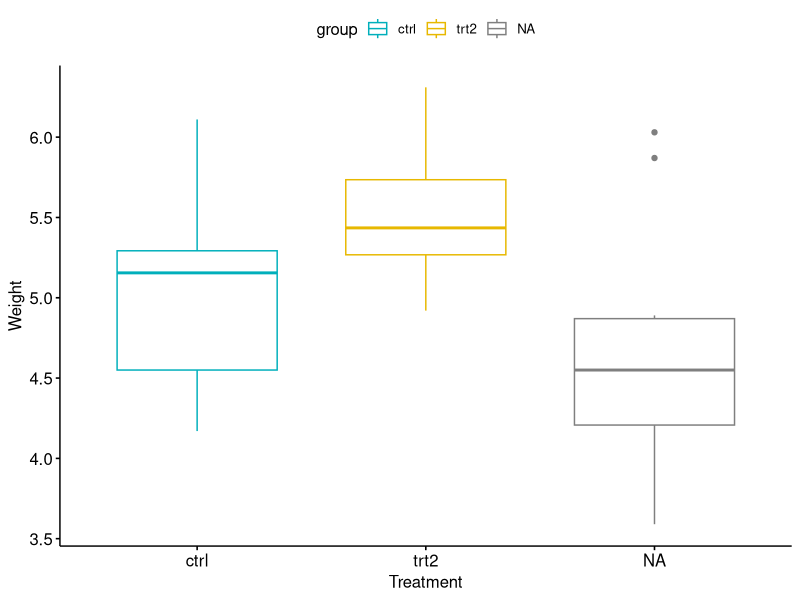
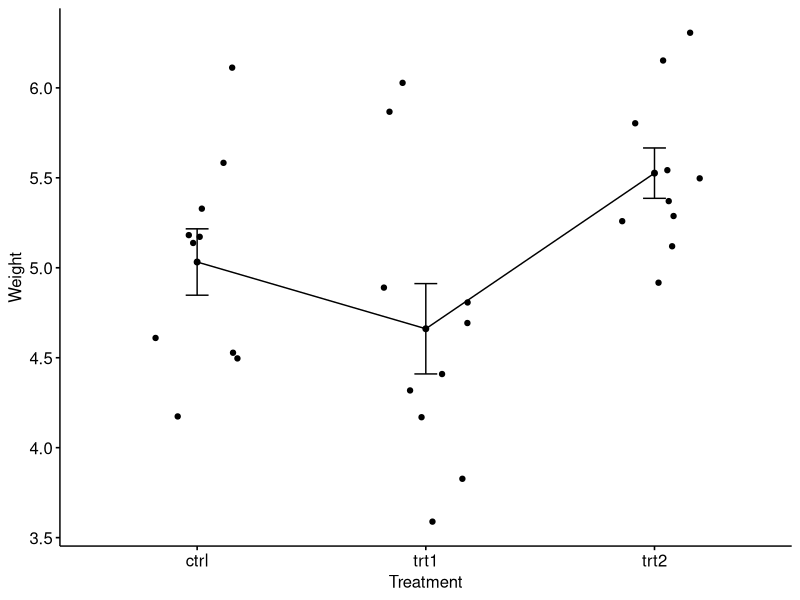
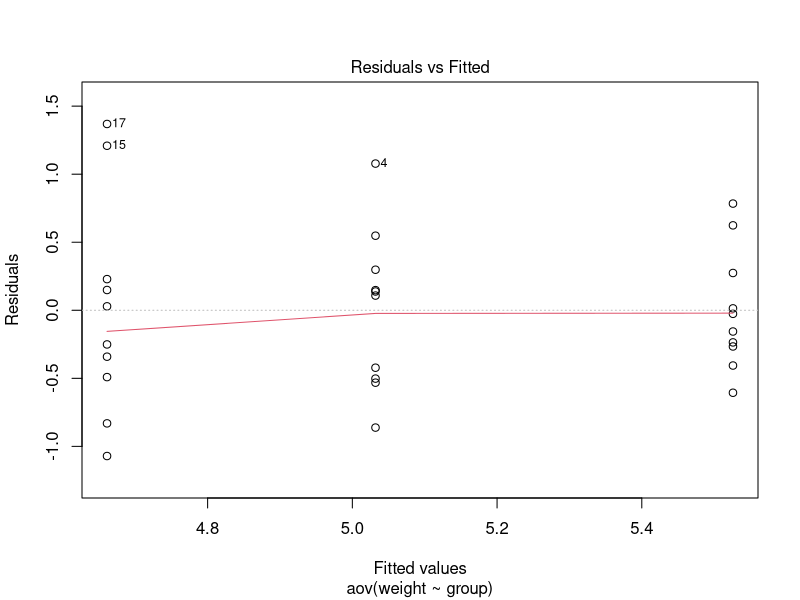

These figures' R source, in order: (Note: this script raises an error after producing the figures.)
#load data
my_data <- PlantGrowth

	
# Show a random sample
set.seed(1234)
dplyr::sample_n(my_data, 10)

#calculate descriptive statistics
library(dplyr)
group_by(my_data, group) %>%
  summarise(
    count = n(),
    mean = mean(weight, na.rm = TRUE),
    sd = sd(weight, na.rm = TRUE)
  )


# Box plots
# ++++++++++++++++++++
# Plot weight by group and color by group
library("ggpubr")
ggboxplot(my_data, x = "group", y = "weight", 
          color = "group", palette = c("#00AFBB", "#E7B800", "#FC4E07"),
          order = c("ctrl", "tort", "trt2"),
          ylab = "Weight", xlab = "Treatment")

# Mean plots
# ++++++++++++++++++++
# Plot weight by group
# Add error bars: mean_se
# (other values include: mean_sd, mean_ci, median_iqr, ....)
library("ggpubr")
ggline(my_data, x = "group", y = "weight", 
       add = c("mean_se", "jitter"), 
       order = c("ctrl", "trt1", "trt2"),
       ylab = "Weight", xlab = "Treatment")


# Compute the analysis of variance
res.aov <- aov(weight ~ group, data = my_data)

# Summary of the analysis
summary(res.aov)

#post-hoc tests
TukeyHSD(res.aov)

pairwise.t.test(my_data$weight, my_data$group,
                 p.adjust.method = "BH")

# 1. Homogeneity of variances
plot(res.aov, 1)

leveneTest(weight ~ group, data = my_data)

oneway.test(weight ~ group, data = my_data)

pairwise.t.test(my_data$weight, my_data$group,
                 p.adjust.method = "BH", pool.sd = FALSE)

# 2. Normality
plot(res.aov, 2)

# Extract the residuals
aov_residuals <- residuals(object = res.aov )
# Run Shapiro-Wilk test
shapiro.test(x = aov_residuals )

kruskal.test(weight ~ group, data = my_data)